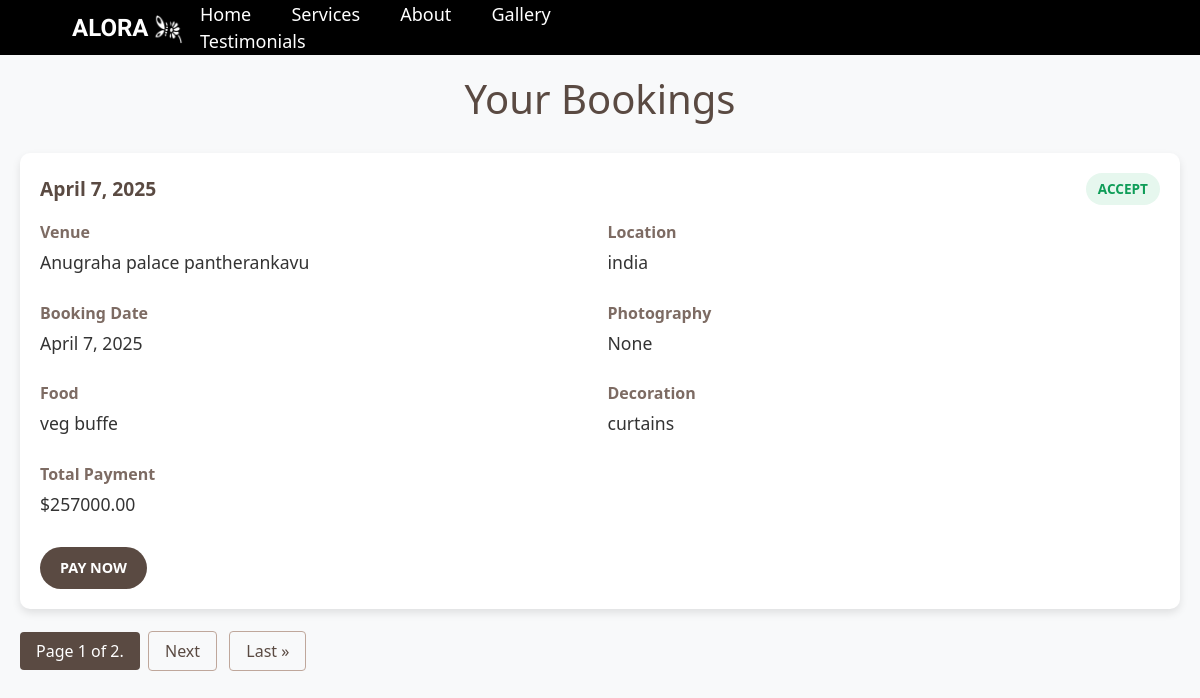
The page /booking_view (signed in) on the database its author committed.
### app/models.py (models this page shows)
class Bookings(models.Model):
    event_date=models.DateField(null=True)
    event_status=models.CharField(max_length=100,default='pending')
    user_id=models.ForeignKey(User,on_delete=models.CASCADE)
    hall_id=models.ForeignKey(Halls,on_delete=models.CASCADE)
    booking_date=models.DateField(auto_now_add=True)
    payment_status=models.CharField(max_length=100)
    photography=models.CharField(max_length=100,null=True,blank=True)
    no_of_persons=models.IntegerField(null=True,blank=True)
    food_value=models.BooleanField(null=True,blank=True)
    food=models.ForeignKey(Food,on_delete=models.SET_NULL, null=True, blank=True)
    decoration_value=models.BooleanField(null=True,blank=True)
    decoration=models.ForeignKey(Decoration,on_delete=models.SET_NULL, null=True, blank=True)
    photography_cost=models.DecimalField(max_digits=10,decimal_places=2)
    total_payment=models.DecimalField(max_digits=10,decimal_places=2)

class Halls(models.Model):
    hall_name=models.CharField(max_length=100)
    location=models.CharField(max_length=200)
    capacity=models.IntegerField()
    price_per_day=models.DecimalField(max_digits=10,decimal_places=2)
    photo_url=models.FileField()
    hall_description=models.TextField(null=True,blank=True)

class Food(models.Model):
    food_image=models.FileField(upload_to='images/')
    food_price=models.DecimalField(max_digits=10,decimal_places=2)
    food_name=models.CharField(max_length=100,null=True)

class Decoration(models.Model):
    decoration_name=models.CharField(max_length=100,null=True,blank=True)
    decoration_image=models.FileField(upload_to='images/')
    decoration_price=models.DecimalField(max_digits=10,decimal_places=2)

### app/views.py (the view)
# urls.py: path('booking_view',views.booking_view,name='booking_view'),
@login_required(login_url='login')
def booking_view(request):
     user=User.objects.get(id=request.user.id)
     products=Bookings.objects.filter(user_id=user)
     items_per_page=1
     paginator=Paginator(products,items_per_page)
     page=request.GET.get('page',1)
     try:
        products=paginator.page(page)
     except PageNotAnInteger:
        products=paginator.page(1)
     except EmptyPage:
        products=paginator.page(paginator.num_pages)
     context={
        'products':products,
        'user':user
    }
     return render(request, 'booking_view.html', context)

### templates/booking_view.html (shortened to what this page needs)
{% load static %}
<!DOCTYPE html>
<html lang="en">
<head>
    <link href="https://cdnjs.cloudflare.com/ajax/libs/bootstrap/5.3.2/css/bootstrap.min.css" rel="stylesheet">
</head>
<body>
    <div class="topnav">
        <div class="alora">
            <h3>ALORA</h3>
            <img src="{% static 'aloral.png' %}" class="logo">
        </div>
        <div class="topmenu">
            <a href="{% url 'home' %}">Home</a>
            <a href="{% url 'service' %}">Services</a>
            <a href="{% url 'about' %}">About</a>
            <a href="{% url 'gallery' %}">Gallery</a>
            <a href="{% url 'testimonials' %}">Testimonials</a>
        </div>
    </div>
    <div class="container">
        <h1 style="text-align: center; color: #5a4a42; margin-bottom: 30px;">Your Bookings</h1>
        {% for i in products %}
            <div class="booking-card">
                <div class="booking-header">
                    <div class="booking-date">{{ i.event_date }}</div>
                    <div>
                        <span class="status-badge {% if i.event_status == 'Accept' %}status-accept{% elif i.event_status == 'Pending' %}status-pending{% else %}status-rejected{% endif %}">
                            {{ i.event_status }}
                        </span>
                    </div>
                </div>
                <div class="booking-details">
                    <div class="detail-item">
                        <span class="detail-label">Venue</span>
                        <span class="detail-value">{{ i.hall_id.hall_name }}</span>
                    </div>
                    <div class="detail-item">
                        <span class="detail-label">Location</span>
                        <span class="detail-value">{{ i.hall_id.location }}</span>
                    </div>
                    <div class="detail-item">
                        <span class="detail-label">Booking Date</span>
                        <span class="detail-value">{{ i.booking_date }}</span>
                    </div>
                    <div class="detail-item">
                        <span class="detail-label">Photography</span>
                        <span class="detail-value">{{ i.photography }}</span>
                    </div>
                    <div class="detail-item">
                        <span class="detail-label">Food</span>
                        <span class="detail-value">{{ i.food.food_name }}</span>
                    </div>
                    <div class="detail-item">
                        <span class="detail-label">Decoration</span>
                        <span class="detail-value">{{ i.decoration.decoration_name }}</span>
                    </div>
                    <div class="detail-item">
                        <span class="detail-label">Total Payment</span>
                        <span class="detail-value">${{ i.total_payment }}</span>
                    </div>
                </div>
                <div style="margin-top: 20px;">
                    {% if i.event_status == 'Accept' or i.event_status == 'Accepted' or i.event_status == 'ACCEPT' or i.event_status == 'accept' %}
                        {% if i.payment_status == 'Pending' or i.payment_status == 'pending' or i.payment_status == 'PENDING' %}
                            <form action="{% url 'payment' id=i.id %}" method="POST">
                                <button type="submit" class="payment-button">Pay Now</button>
                            </form>
                        {% elif i.payment_status == 'Completed' or i.payment_status == 'completed' or i.payment_status == 'COMPLETED' %}
                            <p class="payment-complete">✓ Payment Completed</p>
                        {% endif %}
                    {% endif %}
                </div>
            </div>
        {% endfor %}
        <div class="pagination">
            <span class="step-links">
                <span class="current">Page {{ products.number }} of {{ products.paginator.num_pages }}.</span>
                {% if products.has_next %}
                    <a href="?page={{ products.next_page_number }}">Next</a>
                    <a href="?page={{ products.paginator.num_pages }}">Last &raquo;</a>
                {% endif %}
            </span>
        </div>
    </div>
</body>
</html>

### templates/booking_view.html (style rules this page uses)
.topnav { background-color: black; color: white; height: 55px; display: flex; align-items: center; justify-content: space-between; padding: 0 2rem; }
.alora { width: 110px; margin-left: 40px; display: flex; padding-top: 10px; }
.alora h3 { font-family: 'Irish Grover'; font-size: 24px; font-weight: bold; }
.logo { width: 30px; height: 30px; margin-left: 5px; }
.topmenu { width: 550px; margin-right: 500px; }
.topmenu a { padding: 10px 18px; color: white; text-decoration: none; font-size: large; }
body { font-family: 'Segoe UI', Tahoma, Geneva, Verdana, sans-serif; background-color: #f8f9fa; color: #333; margin: 0; padding: 0; }
.container { padding: 20px; max-width: 1200px; margin: 0 auto; }
.booking-card { background-color: white; border-radius: 10px; box-shadow: 0 4px 8px rgba(0, 0, 0, 0.1); margin-bottom: 20px; padding: 20px; transition: transform 0.3s ease, box-shadow 0.3s ease; }
.booking-header { display: flex; justify-content: space-between; align-items: center; margin-bottom: 15px; }
.booking-date { font-size: 1.2rem; font-weight: bold; color: #5a4a42; }
.status-badge { padding: 6px 12px; border-radius: 50px; font-size: 0.85rem; font-weight: bold; text-transform: uppercase; display: inline-block; }
.status-accept { background-color: #e6f7ee; color: #0f9d58; }
.booking-details { display: grid; grid-template-columns: repeat(2, 1fr); gap: 15px; margin-top: 15px; }
.detail-item { margin-bottom: 10px; }
.detail-label { font-weight: bold; color: #7d6b63; display: block; margin-bottom: 5px; }
.detail-value { font-size: 1.1rem; color: #333; }
.payment-button { background-color: #5a4a42; color: white; border: none; border-radius: 50px; padding: 10px 20px; font-size: 0.9rem; font-weight: bold; text-transform: uppercase; cursor: pointer; transition: background-color 0.3s ease; }
.pagination { text-align: center; margin-top: 30px; }
.pagination a { color: #5a4a42; text-decoration: none; padding: 8px 16px; border: 1px solid #bfa79b; border-radius: 4px; margin: 0 4px; transition: background-color 0.3s ease; }
.pagination .current { padding: 8px 16px; background-color: #5a4a42; color: white; border-radius: 4px; }

### rows shown on the page
Bookings: event_date "April 7, 2025", event_status "ACCEPT", hall_id.hall_name "Anugraha palace pantherankavu", hall_id.location "india", booking_date "April 7, 2025", photography "None", food.food_name "veg buffe", decoration.decoration_name "curtains", total_payment "257000.00", payment_status "PAY NOW"

### other values the page prints
{{ products.number }} "1"
{{ products.paginator.num_pages }} "2"
